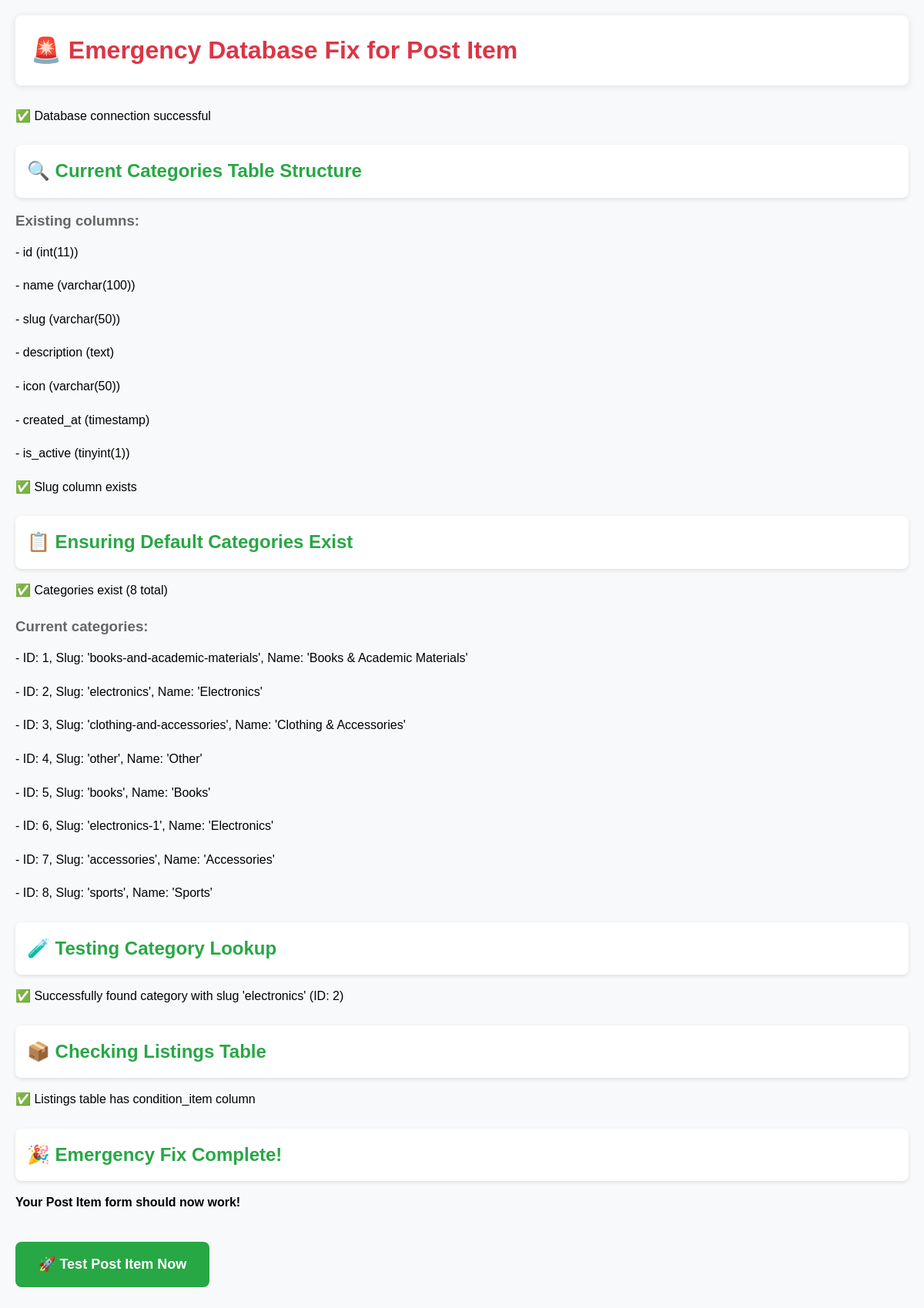
Screenshot of /emergency_fix.php with the database file from the repository.
### tables this page shows
CREATE TABLE `categories` (
  `id` int(11) NOT NULL,
  `name` varchar(100) NOT NULL,
  `slug` varchar(50) NOT NULL,
  `description` text DEFAULT NULL,
  `icon` varchar(50) DEFAULT NULL,
  `created_at` timestamp NOT NULL DEFAULT current_timestamp(),
  `is_active` tinyint(1) DEFAULT 1
);

### emergency_fix.php (the view, shortened to what this page needs)
<?php
echo "<h1>🚨 Emergency Database Fix for Post Item</h1>";
try {
    $db = getDBConnection();
    echo "<p>✅ Database connection successful</p>";
    echo "<h2>🔍 Current Categories Table Structure</h2>";
    try {
        $stmt = $db->query("DESCRIBE categories");
        $columns = $stmt->fetchAll(PDO::FETCH_ASSOC);
        echo "<h3>Existing columns:</h3>";
        foreach ($columns as $col) {
            echo "<p>- {$col['Field']} ({$col['Type']})</p>";
        }
        $hasSlug = false;
        foreach ($columns as $col) {
            if ($col['Field'] === 'slug') {
                $hasSlug = true;
                break;
            }
        }
        if (!$hasSlug) {
            echo "<p>❌ SLUG column is missing!</p>";
            echo "<p>🔧 Adding slug column...</p>";
            $db->exec("ALTER TABLE categories ADD COLUMN slug VARCHAR(50) AFTER id");
            echo "<p>✅ Slug column added</p>";
            echo "<p>🔧 Populating slug values...</p>";
            $stmt = $db->query("SELECT id, name FROM categories");
            $existingCategories = $stmt->fetchAll();
            foreach ($existingCategories as $cat) {
                $slug = strtolower(str_replace([' ', '&', '/'], ['', 'and', ''], $cat['name']));
                $updateStmt = $db->prepare("UPDATE categories SET slug = ? WHERE id = ?");
                $updateStmt->execute([$slug, $cat['id']]);
                echo "<p>✅ Updated '{$cat['name']}' with slug '{$slug}'</p>";
            }
            $db->exec("ALTER TABLE categories ADD UNIQUE KEY unique_slug (slug)");
            echo "<p>✅ Made slug column unique</p>";
        } else {
            echo "<p>✅ Slug column exists</p>";
        }
    } catch (Exception $e) {
        echo "<p>❌ Categories table issue: " . $e->getMessage() . "</p>";
        echo "<p>🔧 Recreating categories table...</p>";
        try {
            $db->exec("DROP TABLE IF EXISTS categories");
            echo "<p>✅ Dropped old categories table</p>";
        } catch (Exception $e) {
            echo "<p>⚠️ Could not drop table: " . $e->getMessage() . "</p>";
        }
        $createSQL = "
            CREATE TABLE categories (
                id INT PRIMARY KEY AUTO_INCREMENT,
                slug VARCHAR(50) UNIQUE NOT NULL,
                name VARCHAR(100) NOT NULL,
                description TEXT,
                icon VARCHAR(50),
                is_active BOOLEAN DEFAULT TRUE,
                created_at TIMESTAMP DEFAULT CURRENT_TIMESTAMP
            )
        ";
        $db->exec($createSQL);
        echo "<p>✅ Created new categories table</p>";
    }
    echo "<h2>📋 Ensuring Default Categories Exist</h2>";
    $stmt = $db->query("SELECT COUNT(*) FROM categories");
    $count = $stmt->fetchColumn();
    if ($count == 0) {
        echo "<p>🔧 Adding default categories...</p>";
        $defaultCategories = [
            ['books', 'Books', 'Textbooks and academic materials', 'fas fa-book'],
            ['electronics', 'Electronics', 'Laptops, phones, gadgets', 'fas fa-laptop'],
            ['clothing', 'Clothing', 'Clothes and fashion items', 'fas fa-tshirt'],
            ['accessories', 'Accessories', 'Bags, jewelry, and accessories', 'fas fa-gem'],
            ['sports', 'Sports', 'Sports equipment and gear', 'fas fa-football-ball'],
            ['other', 'Other', 'Other items', 'fas fa-box']
        ];
        foreach ($defaultCategories as $cat) {
            $stmt = $db->prepare("INSERT INTO categories (slug, name, description, icon) VALUES (?, ?, ?, ?)");
            $stmt->execute($cat);
            echo "<p>✅ Added: {$cat[1]} (slug: {$cat[0]})</p>";
        }
    } else {
        echo "<p>✅ Categories exist ({$count} total)</p>";
        $stmt = $db->query("SELECT id, slug, name FROM categories");
        $categories = $stmt->fetchAll();
        echo "<h3>Current categories:</h3>";
        foreach ($categories as $cat) {
            echo "<p>- ID: {$cat['id']}, Slug: '{$cat['slug']}', Name: '{$cat['name']}'</p>";
        }
    }
    echo "<h2>🧪 Testing Category Lookup</h2>";
    try {
        $testSlug = 'electronics';
        $stmt = $db->prepare("SELECT id FROM categories WHERE slug = ?");
        $stmt->execute([$testSlug]);
        $result = $stmt->fetch();
        if ($result) {
            echo "<p>✅ Successfully found category with slug '{$testSlug}' (ID: {$result['id']})</p>";
        } else {
            echo "<p>❌ Could not find category with slug '{$testSlug}'</p>";
        }
    } catch (Exception $e) {
        echo "<p>❌ Test query failed: " . $e->getMessage() . "</p>";
    }
    echo "<h2>📦 Checking Listings Table</h2>";
    try {
        $stmt = $db->query("DESCRIBE listings");
        $columns = $stmt->fetchAll(PDO::FETCH_ASSOC);
        $hasConditionItem = false;
        foreach ($columns as $col) {
            if ($col['Field'] === 'condition_item') {
                $hasConditionItem = true;
                break;
            }
        }
        if (!$hasConditionItem) {
            echo "<p>❌ Missing condition_item column in listings</p>";
            echo "<p>🔧 Adding condition_item column...</p>";
            $db->exec("ALTER TABLE listings ADD COLUMN condition_item ENUM('New', 'Like New', 'Good', 'Fair', 'Poor') NOT NULL DEFAULT 'Good' AFTER type");
            echo "<p>✅ Added condition_item column</p>";
        } else {
            echo "<p>✅ Listings table has condition_item column</p>";
        }
    } catch (Exception $e) {
        echo "<p>❌ Listings table issue: " . $e->getMessage() . "</p>";
    }
    echo "<h2>🎉 Emergency Fix Complete!</h2>";
    echo "<p><strong>Your Post Item form should now work!</strong></p>";
    echo "<p><a href='post-item.php' style='background: #28a745; color: white; padding: 15px 30px; text-decoration: none; border-radius: 8px; font-size: 18px; font-weight: bold;'>🚀 Test Post Item Now</a></p>";
} catch (Exception $e) {
    echo "<p>❌ Critical error: " . $e->getMessage() . "</p>";
    echo "<p>Database connection failed. Please ensure MySQL is running and check your database configuration.</p>";
}
?>

### emergency_fix.php (style rules this page uses)
h1 { color: #dc3545; background: white; padding: 20px; border-radius: 8px; box-shadow: 0 2px 10px rgba(0,0,0,0.1); }
h2 { color: #28a745; background: white; padding: 15px; border-radius: 8px; margin: 20px 0 10px 0; box-shadow: 0 2px 5px rgba(0,0,0,0.1); }
h3 { color: #666; margin: 15px 0 5px 0; }
p { margin: 8px 0; padding: 5px 0; }
a { display: inline-block; margin: 20px 0; }

### rows the page displays
categories: id "1", slug "books-and-academic-materials", name "Books & Academic Materials"
categories: id "2", slug "electronics", name "Electronics"
categories: id "3", slug "clothing-and-accessories", name "Clothing & Accessories"
categories: id "4", slug "other", name "Other"
categories: id "5", slug "books", name "Books"
categories: id "6", slug "electronics-1", name "Electronics"
categories: id "7", slug "accessories", name "Accessories"
categories: id "8", slug "sports", name "Sports"

### other values shown
$col['Field'] "id"
$col['Type'] "int(11)"
$col['Field'] "name"
$col['Type'] "varchar(100)"
$col['Field'] "slug"
$col['Type'] "varchar(50)"
$col['Field'] "description"
$col['Type'] "text"
$col['Field'] "icon"
$col['Field'] "created_at"
$col['Type'] "timestamp"
$col['Field'] "is_active"
$col['Type'] "tinyint(1)"
$count "8"
$testSlug "electronics"
